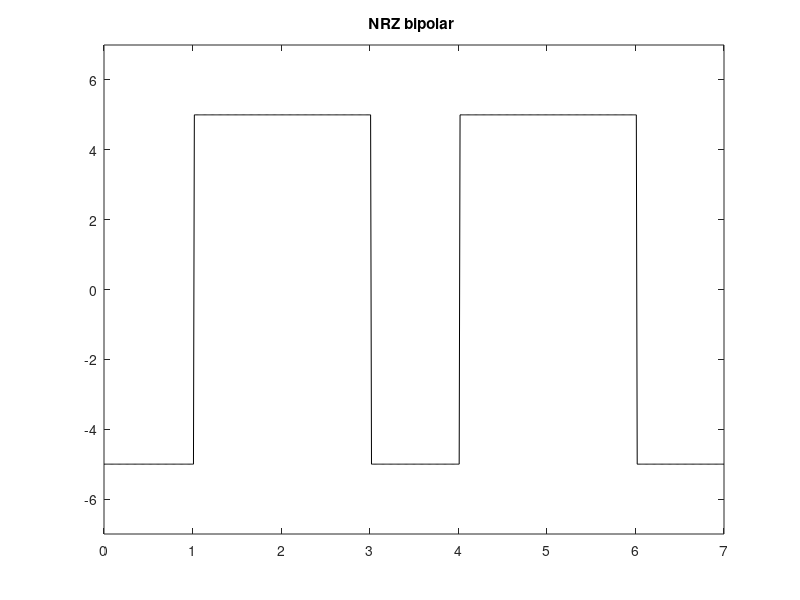

Write MATLAB code to recreate this figure. (Note: this script raises an error after producing the figure.)
 clc;clear;
 close all;
 
 n=[0 1 0 1 1 0 1];
xx = input('Input Voltage Level: ');
  
 f=1;
 for m=1:length(n);
   if n(m)==1
     if f==1;
       nn(m)=1*xx;
       f = -1;
     else
       nn(m)=-1*xx;
       f=1;
     end
    else
     nn(m)=f*-1*xx;
   end
 end
 
 i=1;
 t=0:0.01:length(n);
 for j=1:length(t)
     if t(j)<=i
         y(j)=nn(i);
     else
         y(j)=nn(i);
         i=i+1;
     endif
 endfor
 
 plot(t,y,'k');
 axis([0 length(n) -(xx+2) (xx+2)]);
 title('NRZ bipolar ');
 xlebel('Time');
 ylebel('Amplitude');
 